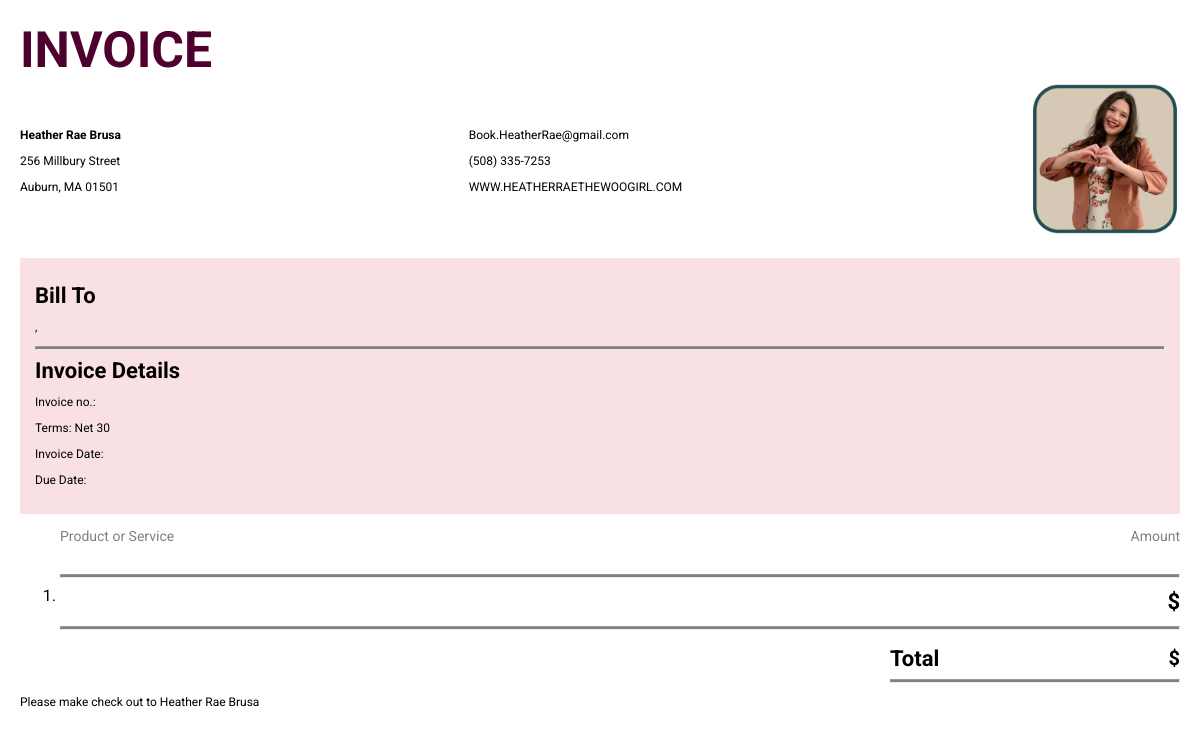
Page /invoice/3 on the earlier database version.
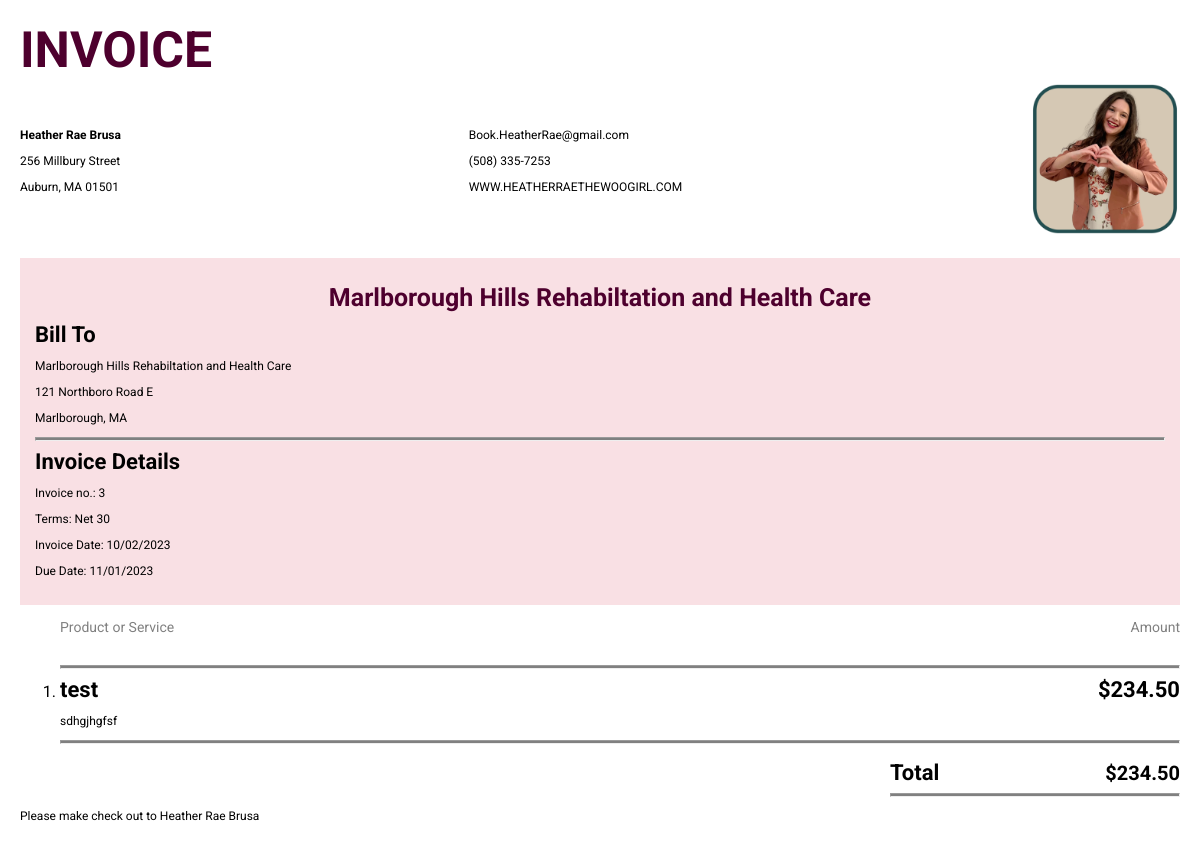
Same page on the later database version.
### main.py (models this page shows)
class InvoiceTable(db.Model):
    __tablename__ = 'invoice_table'
    id = db.Column(db.Integer, primary_key=True)
    facility = db.Column(db.String(250))
    street = db.Column(db.String(250))
    town = db.Column(db.String(250))
    state = db.Column(db.String(250))
    zip_code = db.Column(db.String(250))
    date = db.Column(db.String(250))
    due_date = db.Column(db.String(250))
    price = db.Column(db.String(250))
    title = db.Column(db.String(250))
    description = db.Column(db.String(250))
    paid = db.Column(db.Boolean, default=False)
    paid_on = db.Column(db.String(250))
    data_base_id = db.Column(db.Integer, db.ForeignKey('database.id'))

### main.py (the view)
@app.route('/invoice/<int:invoice_id>', methods=['GET', 'POST'])
def invoice(invoice_id):
    invoice = InvoiceTable.query.filter_by(id=invoice_id).first()
    return render_template('invoice.html', invoice=invoice)

### templates/invoice.html (shortened to what this page needs)
<!DOCTYPE html>
<html lang="en">
<head>
    <link rel="stylesheet" href="{{ url_for('static', filename='../static/css/stylesheet.css') }}">
    <link rel="stylesheet" href="{{ url_for('static', filename='../static/css/invoice.css') }}">
</head>
<body>
    <h1>INVOICE</h1>
    <div class="headerContainer">
        <div>
            <p><b>Heather Rae Brusa</b></p>
            <p>256 Millbury Street</p>
            <p>Auburn, MA 01501</p>
        </div>
        <div>
            <p>Book.HeatherRae@gmail.com</p>
            <p>(508) 335-7253</p>
            <p>WWW.HEATHERRAETHEWOOGIRL.COM</p>
        </div>
        <div class="pictureContainer">
            <img src="{{ url_for('static', filename='../static/img/invoiceHeather.webp') }}" alt="picture of Heather Rae with her hands in the shape of a heart">
        </div>
    </div>
    <div class="coloredContainer">
        <div>
            <h2>{{ invoice.facility }}</h2>
            <h3>Bill To</h3>
            <p>{{ invoice.facility }}</p>
            <p>{{ invoice.street }}</p>
            <p>{{ invoice.town }}, {{ invoice.state }}</p>
        </div>
        <hr class="lineBreak">
        <div>
            <h3>Invoice Details</h3>
            <p>Invoice no.: {{ invoice.id }}</p>
            <p>Terms: Net 30</p>
            <p>Invoice Date: {{ invoice.date }}</p>
            <p>Due Date: {{ invoice.due_date }}</p>
        </div>
    </div>
    <div class="rowItems">
        <p class="productAmount productService">Product or Service</p>
        <p class="productAmount">Amount</p>
    </div>
    <ol>
        <li>
            <hr class="lineBreak">
            <div class="rowItems">
                <h3>{{ invoice.title }}</h3>
                <h3>${{ invoice.price }}</h3>
            </div>
            <p class="descriptionWidth">
                {{ invoice.description }}
            </p>
            <hr class="lineBreak">
        </li>
    </ol>
    <div class="totalContainer">
        <div class="rowItems">
            <h3>Total</h3>
            <h4>${{ invoice.price }}</h4>
        </div>
        <hr class="lineBreak">
    </div>
    <p>Please make check out to Heather Rae Brusa</p>
</body>
</html>

Differences in the rows shown:
added InvoiceTable: facility "Marlborough Hills Rehabiltation and Health Care", street "121 Northboro Road E", town "Marlborough", state "MA", id "3", date "10/02/2023", due_date "11/01/2023", title "test", price "234.50", description "sdhgjhgfsf"
